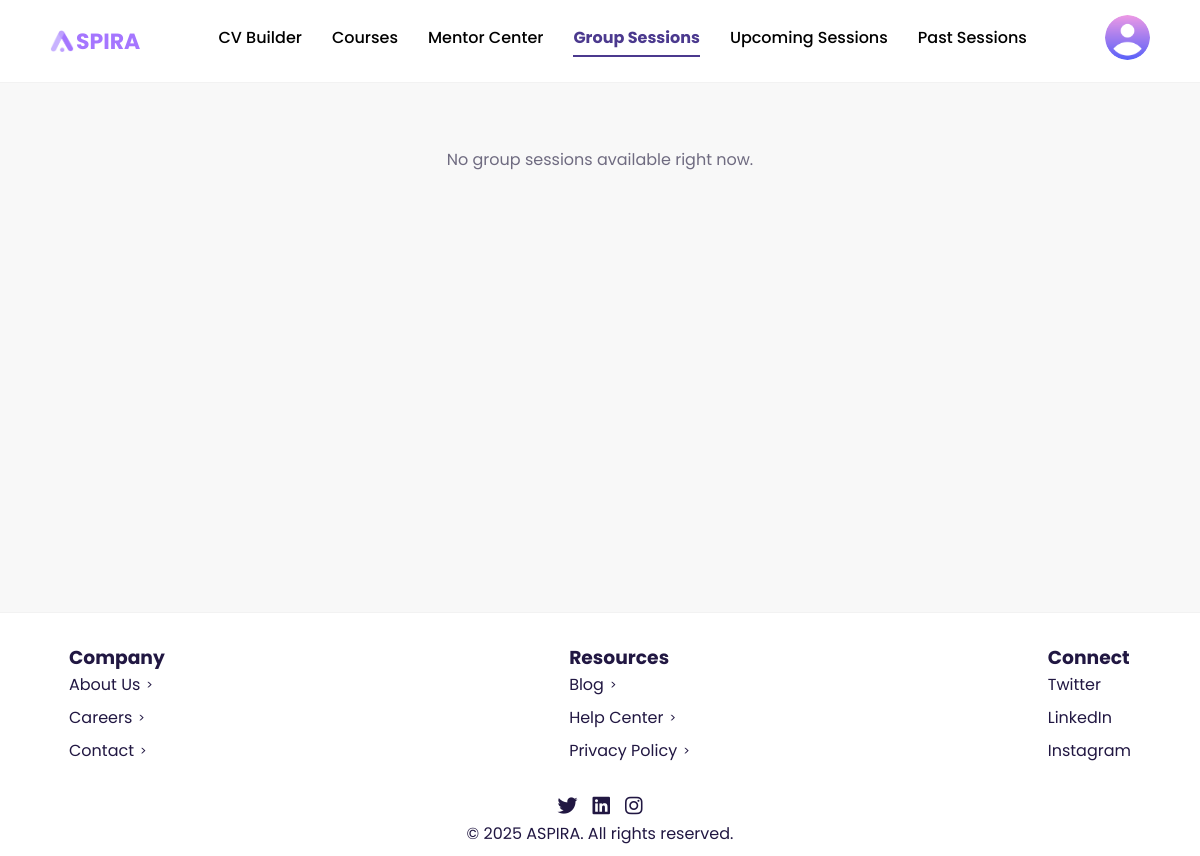
The page /aspiraSHFV/GroupSessions.php (signed in) on the database as committed earlier.
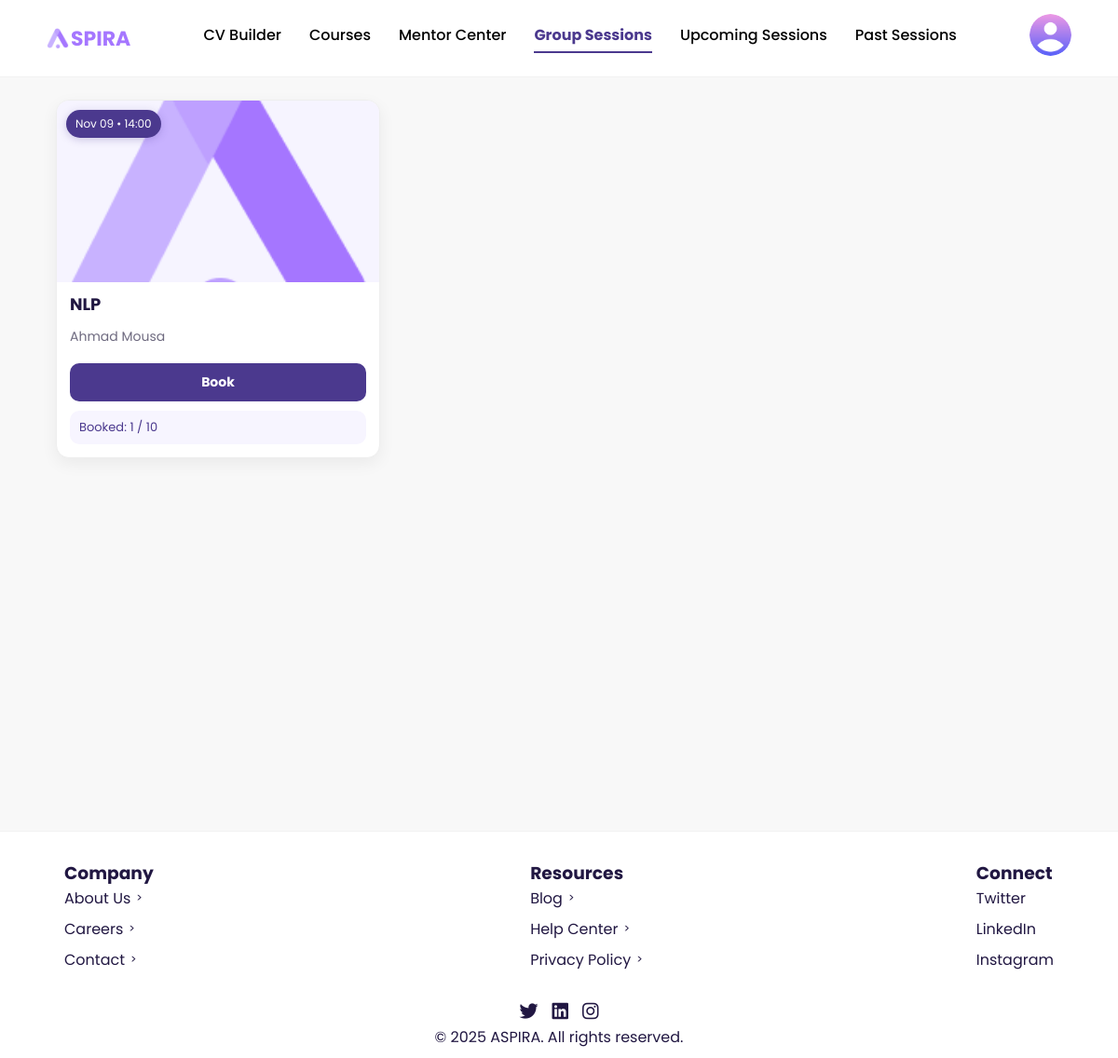
The same page on the database as committed later.
### tables this page shows
CREATE TABLE `grp_sessions` (
  `group_session_id` int(11) NOT NULL,
  `mentor_id` int(10) UNSIGNED NOT NULL,
  `session_date` date NOT NULL,
  `session_time` time NOT NULL,
  `room_id` varchar(255) DEFAULT NULL,
  `status` enum('available','upcoming','completed','cancelled') NOT NULL DEFAULT 'available',
  `title` varchar(120) NOT NULL,
  `capacity` int(11) DEFAULT '10',
  `photo` varchar(255) DEFAULT NULL,
  `duration` int(11) NOT NULL DEFAULT '45'
);

### aspiraSHFV/GroupSessions.php (the view, shortened to what this page needs)
<?php
include 'db_connection.php';
$user_id = (int)($_SESSION['user_id'] ?? 0);
$cur_role   = null;
$cur_avatar = null;
$avq = $conn->prepare("
  SELECT u.role, m.profile_picture
  FROM users u
  LEFT JOIN mentors m ON m.user_id = u.user_id
  WHERE u.user_id = ?
  LIMIT 1
");
$avq->bind_param("i", $user_id);
$avq->execute();
$avres = $avq->get_result();
$mentor_pp = '';
if ($avres && $avres->num_rows) {
  $row       = $avres->fetch_assoc();
  $cur_role  = strtolower(trim($row['role'] ?? ''));
  $mentor_pp = $row['profile_picture'] ?? '';
}
if ($cur_role === 'mentor' && !empty($mentor_pp)) {
  $cur_avatar = $mentor_pp;
} else {
  $cur_avatar = 'images/person.png';
}
$mentee_id = (int)$_SESSION['user_id'];
$sql = "
    SELECT
        gs.group_session_id,
        gs.title,
        gs.session_date,
        gs.session_time,
        COALESCE(gs.photo,'')    AS photo,
        COALESCE(gs.capacity,10) AS capacity,
        u.first_name,
        u.last_name,
        /* عدد الحاجزين */
        (SELECT COUNT(*) FROM grp_session_participants p
         WHERE p.group_session_id = gs.group_session_id) AS booked_count,
        /* هل هذا المنتي حاجزها؟ */
        EXISTS (
            SELECT 1 FROM grp_session_participants p2
            WHERE p2.group_session_id = gs.group_session_id
              AND p2.mentee_id = ?
        ) AS is_booked
  FROM grp_sessions gs
JOIN mentors m ON m.user_id = gs.mentor_id
JOIN users u   ON u.user_id = m.user_id
    WHERE gs.status IN ('available','upcoming')
      AND CONCAT(gs.session_date,' ',gs.session_time) >= NOW()
    ORDER BY gs.session_date, gs.session_time
";
$stmt = $conn->prepare($sql);
$stmt->bind_param("i", $mentee_id);
$stmt->execute();
$result = $stmt->get_result();
?>
<!DOCTYPE html>
<html lang="en">
<head>
<link rel="stylesheet" href="https://cdnjs.cloudflare.com/ajax/libs/font-awesome/6.4.0/css/all.min.css">
 <link rel="stylesheet" href="css/responsive.css">
</head>
    <header>
    <div class="logo">
        <img src="images/logo.png" alt="ASPIRA">
        <span class="logo-text">SPIRA</span>
    </div>
  <nav id="navMenu">
        <a href="cv_builder_mentee.php" class="<?= basename($_SERVER['PHP_SELF']) == 'cv_builder_mentee.php' ? 'active' : '' ?>">CV Builder</a>
         <a href="courses.php" class="<?= basename($_SERVER['PHP_SELF']) == 'courses.php' ? 'active' : '' ?>">Courses</a>
        <a href="MentorCenter.php" class="<?= basename($_SERVER['PHP_SELF']) == 'MentorCenter.php' ? 'active' : '' ?>">Mentor Center</a>
                <a href="GroupSessions.php" class="<?= basename($_SERVER['PHP_SELF']) == 'GroupSessions.php' ? 'active' : '' ?>">Group Sessions</a>
        <a href="menteeUpcomingSession.php" class="<?= basename($_SERVER['PHP_SELF']) == 'menteeUpcomingSession.php' ? 'active' : '' ?>">Upcoming Sessions</a>
        <a href="mentee_past_sessions.php" class="<?= basename($_SERVER['PHP_SELF']) == 'mentee_past_sessions.php' ? 'active' : '' ?>">Past Sessions</a>
    </nav>
  <div class="profile-menu">
  <img
    src="<?php echo htmlspecialchars($cur_avatar, ENT_QUOTES); ?>"
    class="profile-pic"
    alt="Profile"
  >
</div>
</header>
<div class="container">
<?php if ($result && $result->num_rows > 0): ?>
  <?php while ($row = $result->fetch_assoc()):
        $isBooked  = (int)$row['is_booked'] === 1;
        $bookedCnt = (int)$row['booked_count'];
        $capacity  = (int)$row['capacity'];
        $isFull    = $bookedCnt >= $capacity;
        $photo = trim($row['photo']) !== '' ? $row['photo'] : 'images/logo.png';
        $dateBadge = date('M d', strtotime($row['session_date'])) . ' • ' . substr($row['session_time'],0,5);
  ?>
  <div class="card" data-session-id="<?= (int)$row['group_session_id'] ?>">
    <span class="badge"><?= htmlspecialchars($dateBadge) ?></span>
   <div class="img-wrap">
  <img src="<?= htmlspecialchars($photo, ENT_QUOTES) ?>" alt="Session Photo">
</div>
    <div class="h3"><?= htmlspecialchars($row['title']) ?></div>
    <div class="sub"><?= htmlspecialchars($row['first_name'] . ' ' . $row['last_name']) ?></div>
    <button class="btn"
            <?= $isBooked ? 'disabled' : '' ?>
            <?= $isFull   ? 'disabled' : '' ?>>
      <?= $isBooked ? 'Already Booked' : ($isFull ? 'Full' : 'Book') ?>
    </button>
    <div class="counter">
      Booked: <span class="booked-count"><?= $bookedCnt ?></span> / <?= $capacity ?>
    </div>
  </div>
  <?php endwhile; ?>
  <?php else: ?>
  <div style="grid-column:1/-1; text-align:center; color:#6f6b80; padding:40px 0;">
    No group sessions available right now.
  </div>
<?php endif; ?>
</div>
<footer>
  <div class="footer-links">
    <div>
      <h3>Company</h3>
      <ul>
        <li>
          <a href="javascript:void(0)" onclick="toggleContent('about', this)">
            About Us <span class="arrow">&gt;</span>
          </a>
        </li>
        <li>
          <a href="javascript:void(0)" onclick="toggleContent('careers', this)">
            Careers <span class="arrow">&gt;</span>
          </a>
        </li>
        <li>
          <a href="javascript:void(0)" onclick="toggleContent('contact', this)">
            Contact <span class="arrow">&gt;</span>
          </a>
        </li>
      </ul>
    </div>
    <div>
      <h3>Resources</h3>
      <ul>
        <li>
          <a href="javascript:void(0)" onclick="toggleContent('blog', this)">
            Blog <span class="arrow">&gt;</span>
          </a>
        </li>
        <li>
          <a href="javascript:void(0)" onclick="toggleContent('help', this)">
            Help Center <span class="arrow">&gt;</span>
          </a>
        </li>
        <li>
          <a href="javascript:void(0)" onclick="toggleContent('privacy', this)">
            Privacy Policy <span class="arrow">&gt;</span>
          </a>
        </li>
      </ul>
    </div>
    <div>
      <h3>Connect</h3>
      <ul>
        <li><a href="#">Twitter</a></li>
        <li><a href="#">LinkedIn</a></li>
        <li><a href="#">Instagram</a></li>
      </ul>
    </div>
  </div>
  <div class="footer-social">
    <a href="#"><i class="fab fa-twitter"></i></a>
    <a href="#"><i class="fab fa-linkedin"></i></a>
    <a href="#"><i class="fab fa-instagram"></i></a>
  </div>
  <p>&copy; 2025 ASPIRA. All rights reserved.</p>
</footer>
</body>
</html>

### aspiraSHFV/responsive.css (style rules this page uses)
img { max-width: 100%; height: auto; }
.profile-pic, .mentor-photo { width: 45px; height: 45px; border-radius: 50%; object-fit: cover; }
button, .btn-download, .submit-btn, .add-summary-btn { padding: 10px 18px; font-size: 14px; border-radius: 6px; width: auto; max-width: 100%; cursor: pointer; transition: background 0.3s; }

### aspiraSHFV/GroupSessions.php (style rules this page uses)
* { margin: 0; padding: 0; box-sizing: border-box; font-family: 'Poppins', sans-serif; }
:root { --primary-bg: #211742; --form-bg: #ffffff; --input-bg: #e5e5e5; --input-border: #b3b3b3; --button-color: #4b398e; --text-color: #a576ff; --highlight-text: #a576ff; }
header { display: flex; justify-content: space-between; align-items: center; padding: 15px 50px; background: #ffffff; position: sticky; top: 0; box-shadow: none !important; border-bottom: 0.4px solid rgba(0, 0, 0, 0.05); }
.logo { font-size: 24px; font-weight: bold; color: #a576ff; display: flex; align-items: center; gap: 2px; }
.logo img { width: 24px; height: auto; }
.logo-text { font-size: 22px; font-weight: bold; color: #a576ff; }
nav { display: flex; gap: 30px; }
nav a { color: black; font-size: 16px; font-weight: 500; text-decoration: none; padding-bottom: 5px; border-bottom: 2px solid transparent; transition: color 0.3s ease, border-bottom 0.3s ease; }
nav a:hover, nav a.active { color: #4b398e; font-weight: bold; border-bottom: 2px solid #4b398e; }
.container { display: flex; width: 90%; margin: auto; padding: 20px; }
footer { text-align: center; padding: 10px; background: #ffffff; color: #211742; margin-top: 400px; box-shadow: none !important; border-top: 0.3px solid rgba(0, 0, 0, 0.05); }
.footer-links { display: flex; justify-content: space-between; padding: 0 5%; margin-top: 20px; }
.footer-links div { text-align: left; }
.footer-links ul { list-style: none; padding: 0; }
.footer-links ul li { margin-bottom: 8px; }
.footer-links ul li a { text-decoration: none; color: #211742; transition: color 0.3s; }
.footer-social { display: flex; gap: 15px; justify-content: center; margin-top: 20px; }
.footer-social a { color: #211742; font-size: 20px; transition: color 0.3s; }
.container { display: grid; grid-template-columns: repeat( auto-fill, minmax(260px, 1fr) ); gap: 18px; width: 90%; margin: 24px auto 0; padding: 0; }
.card { background:#fff; border:1px solid #eee; border-radius:14px; box-shadow:0 6px 18px rgba(0,0,0,.06); overflow:hidden; position:relative; transition:transform .15s ease, box-shadow .15s ease; display:flex; flex-direction:column; }
.badge { position:absolute; top:10px; left:10px; background:#4b398e; color:#fff; font-size:12px; padding:6px 10px; border-radius:999px; box-shadow:0 2px 8px rgba(75,57,142,.25); }
.img-wrap { width:100%; aspect-ratio: 16 / 9; background:#f6f4ff; overflow:hidden; }
.img-wrap img { width:100%; height:100%; object-fit:cover; display:block; }
.h3 { font-size:18px; font-weight:700; color:#211742; padding:12px 14px 4px; line-height:1.3; min-height:48px; }
.sub { font-size:14px; color:#6f6b80; padding:0 14px 8px; }
.counter { font-size:13px; color:#4b398e; background:#f7f5ff; margin:10px 14px 14px; padding:8px 10px; border-radius:10px; }
.card .btn { margin: 10px 14px 0; border:none; border-radius:10px; padding:10px 14px; font-weight:700; cursor:pointer; background:#4b398e; color:#fff; transition:opacity .15s ease, transform .08s ease; }
.footer-links a { display: flex; justify-content: flex-start; align-items: center; gap: 6px; cursor: pointer; }
.arrow { font-size: 12px; transition: transform 0.3s ease; }
.profile-menu { position:relative;display:inline-block }
.profile-pic { width:45px;height:45px;border-radius:50%;cursor:pointer;object-fit:cover }

Rows that differ between the two databases and show on the page:
added grp_sessions: dateBadge "Nov 09 • 14:00", title "NLP", last_name "Ahmad Mousa", bookedCnt "1", capacity "10"
Other text that changed with them:
text no longer shown: "No group sessions available right now."
